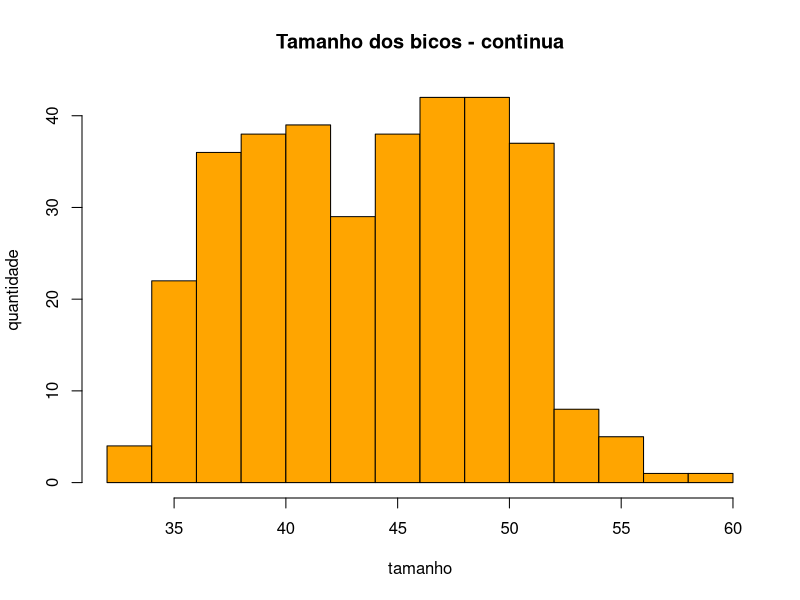
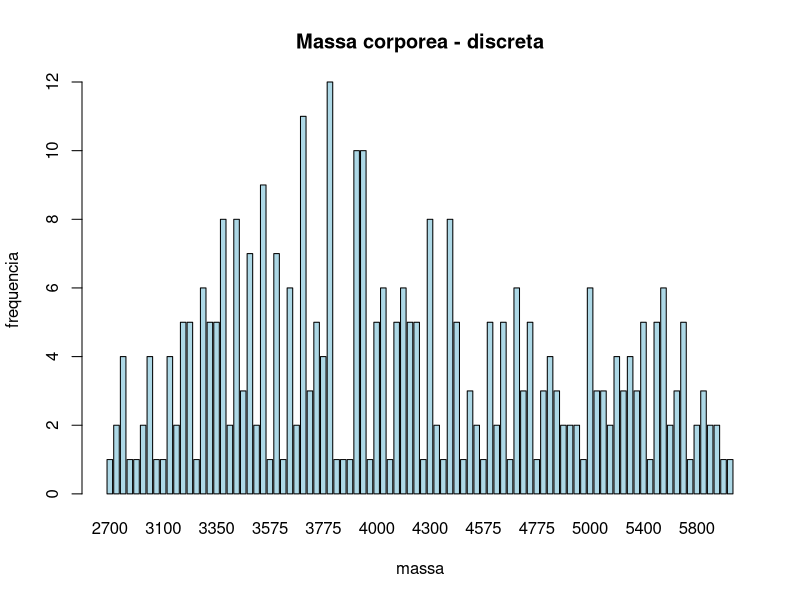
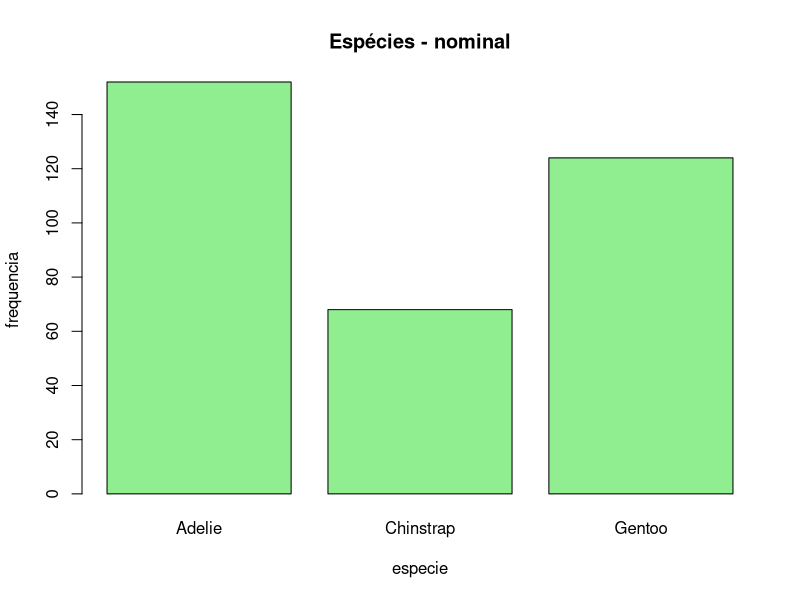
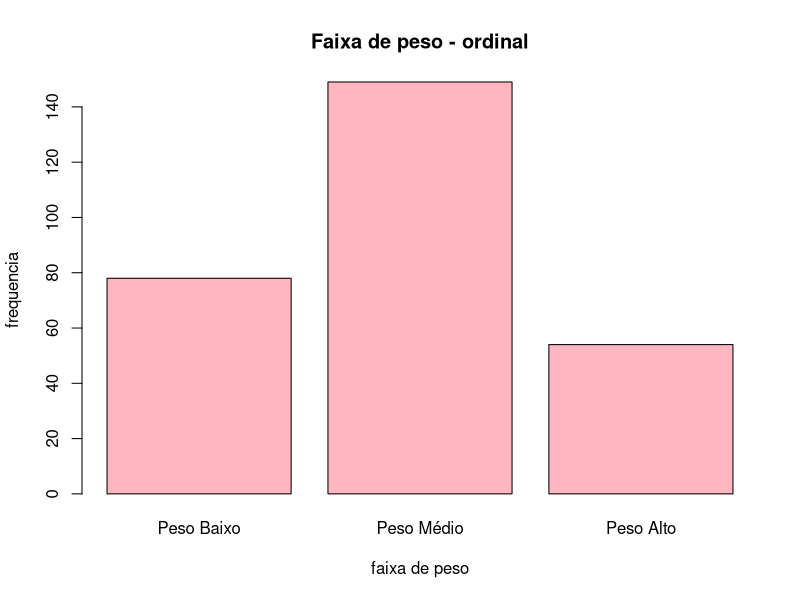

R code for these plots, in order:
# Escolha um dataset disponível no R:
#		- Pode ser um que já contenha variáveis de diferentes tipos (nominal, ordinal, discreta, contínua).
#		- Caso o dataset não possua todos os tipos, crie variáveis adicionais (ex.: converter uma variável
#		contínua em ordinal com cut(), criar um identificador numérico discreto etc.).
#
# Classifique as variáveis do dataset segundo seus tipos:
#
# -> Contínua
# -> Discreta
# -> Nominal
# -> Ordinal
#
# Visualização gráfica:
#		- Para variáveis contínuas → construa histogramas para observar a distribuição.
#		- Para variáveis nominais, ordinais ou discretas → construa gráficos de barras 
#		mostrando a frequência das categorias.
#		- Explique brevemente o que cada gráfico mostra sobre os dados.

df_pinguins <- datasets::penguins

df_pinguins$faixaPeso <- factor(
	cut(df_pinguins$body_mass, c(2000, 3500, 4500, 5000)),
	labels = c("Peso Baixo", "Peso Médio", "Peso Alto"),
	ordered = TRUE
)

# species <- qualitativa nominal
# faixaPeso <- qualitativa ordinal
# bill_len <- quantitativa continua
# body_mass <- quantitativa discreta
 
# histograma que mostra o tamanho dos bicos <- continua
hist(
	df_pinguins$bill_len,
	main = "Tamanho dos bicos - continua",
	xlab = "tamanho",
	ylab = "quantidade",
	col = "orange"
)

# grafico de barras da massa corporea <- discreta
barplot(
	table(df_pinguins$body_mass),
	main = "Massa corporea - discreta",
	xlab = "massa",
	ylab = "frequencia",
	col = "lightblue"
)

# grafico de barras da especie <- nominal
barplot(
	table(df_pinguins$species),
	main = "Espécies - nominal",
	xlab = "especie",
	ylab = "frequencia",
	col = "lightgreen"
)

# grafico de barras faixa de peso <- ordinal
barplot(
	table(df_pinguins$faixaPeso),
	main = "Faixa de peso - ordinal",
	xlab = "faixa de peso",
	ylab = "frequencia",
	col = "lightpink"
)
